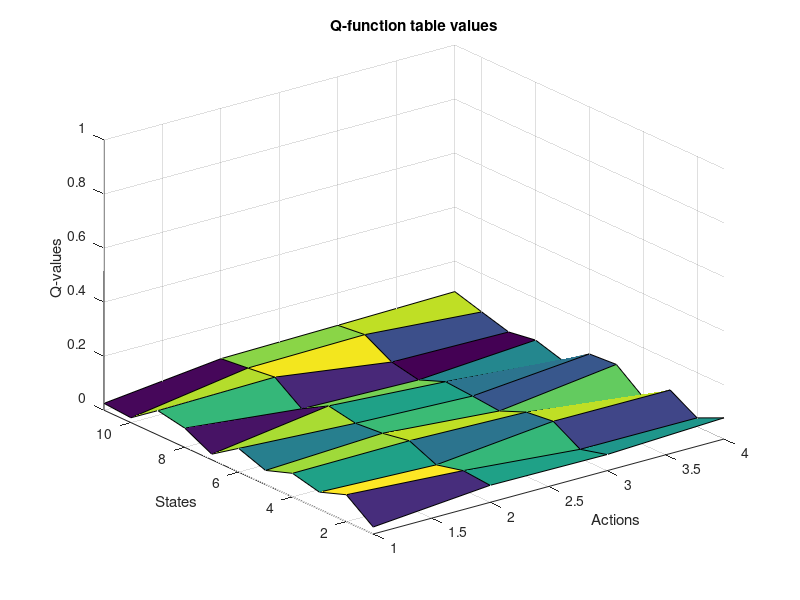

This figure's MATLAB source:
function initQ
%INITQ Summary of this function goes here
%   Detailed explanation goes here
global qTable;
qTable = 0.01 + (0.1-0.01)*rand(11,4);

figure
surf(qTable)
title('Q-function table values')
xlabel('Actions')
ylabel('States')
zlabel('Q-values')
%axis = [xmin,xmax,ymin,ymax,zmin,zmax]
axis([1,4,1,11,0,1])

end

